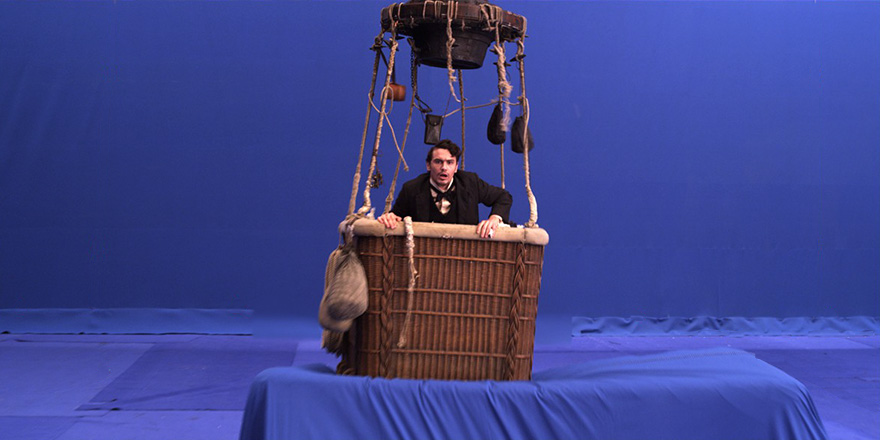
#> input picture homework two/oz_bluescreen.png, 880 x 440 px, found by its file name
$ python blue_screen.py
#> lines starting #> are read from the running program, lines starting #| are printed output that depends on the picture
# PURPOSE OF THIS CODE
# PROJECT
# DATE
# NAME

import matplotlib.pyplot as plt

# oz_bluescreen and meadow are a RGB images, so image and background are 3D arrays
# and have 3 values at every pixel location
# the slice is to remove an unnecessary alpha channel, if present
image = plt.imread("D:/SSP/homework two/oz_bluescreen.png")[:, :, :3]
#> image is the input picture: shape (440, 880, 3) float32; mean R, G, B 0.249, 0.272, 0.559
background = plt.imread("D:/SSP/homework two/meadow.png")[:, :, :3]
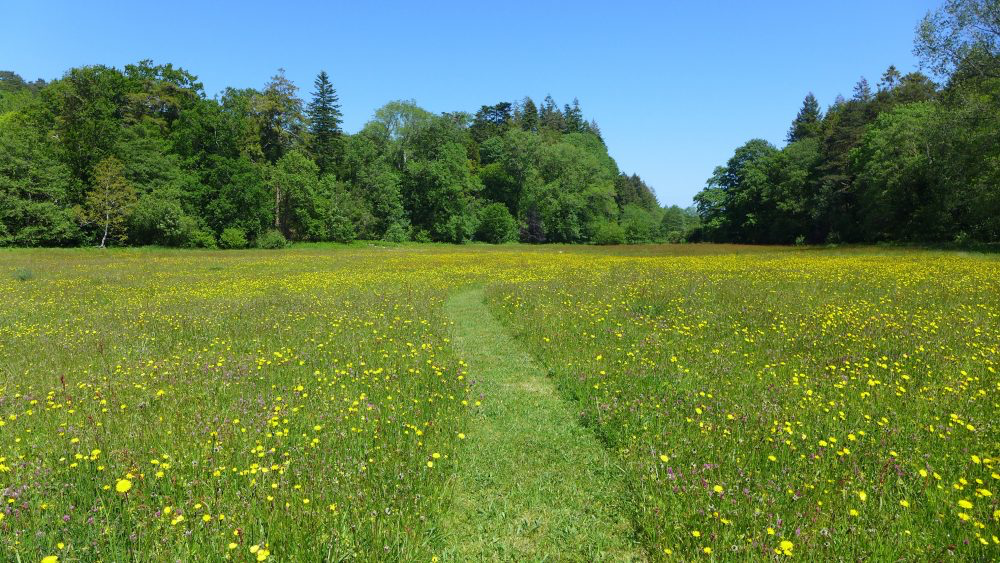
#> input picture homework two/meadow.png, 1000 x 563 px, found by its file name
#> background is the input picture: shape (563, 1000, 3) float32; mean R, G, B 0.403, 0.516, 0.329


# YOUR CODE HERE TO MODIFY image TO PUT THE WIZARD AND HIS BALLOON IN THE MEADOW
for row in range(len(image)):
  for column in range(len(image[row])):
    if image[row][column][2] > (image[row][column][0] + image[row][column][1]):
      image[row][column] = background[row][column]
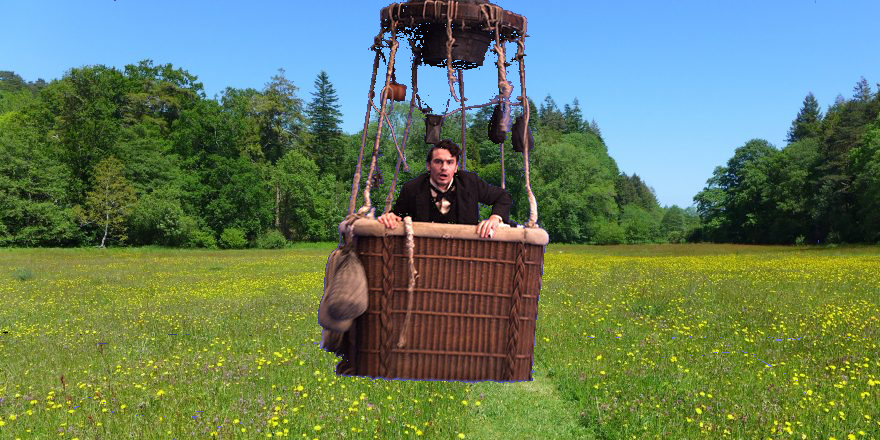
#> image: shape (440, 880, 3) float32; mean R, G, B 0.399, 0.488, 0.373

# save the modified image to a new file called oz_meadow.png
plt.imsave("oz_meadow.png", image)
